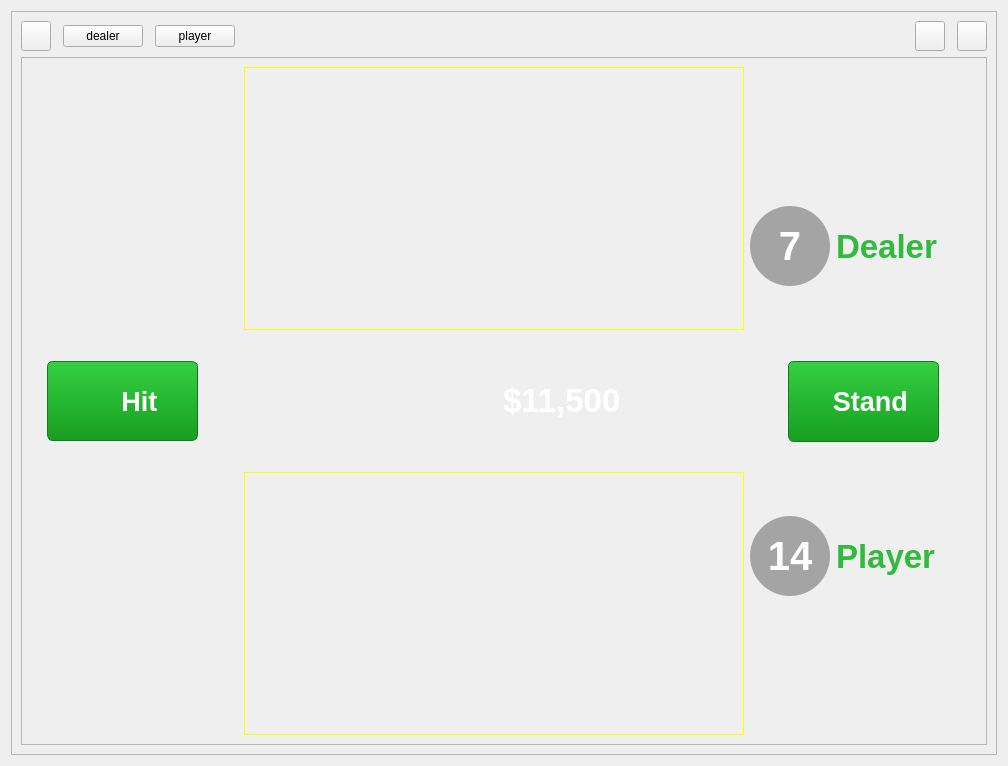
<?xml version="1.0" encoding="UTF-8"?>
<ui version="4.0">
 <class>Form</class>
 <widget class="QWidget" name="Form">
  <property name="geometry">
   <rect>
    <x>0</x>
    <y>0</y>
    <width>1008</width>
    <height>764</height>
   </rect>
  </property>
  <property name="windowTitle">
   <string>Form</string>
  </property>
  <layout class="QGridLayout" name="gridLayout">
   <item row="0" column="0">
    <widget class="DraggableFrame" name="MainFrame">
     <property name="cursor">
      <cursorShape>ArrowCursor</cursorShape>
     </property>
     <property name="styleSheet">
      <string notr="true">#MainFrame
{
	border-image: url(:/images/res/images/green_table.png) 0 0 0 0 stretch stretch;
}
</string>
     </property>
     <property name="frameShape">
      <enum>QFrame::StyledPanel</enum>
     </property>
     <property name="frameShadow">
      <enum>QFrame::Raised</enum>
     </property>
     <layout class="QGridLayout" name="gridLayout_4">
      <item row="0" column="0">
       <layout class="QHBoxLayout" name="horizontalLayout">
        <property name="spacing">
         <number>12</number>
        </property>
        <item>
         <widget class="QPushButton" name="settingsButton">
          <property name="minimumSize">
           <size>
            <width>30</width>
            <height>30</height>
           </size>
          </property>
          <property name="maximumSize">
           <size>
            <width>30</width>
            <height>30</height>
           </size>
          </property>
          <property name="cursor">
           <cursorShape>PointingHandCursor</cursorShape>
          </property>
          <property name="styleSheet">
           <string notr="true">QPushButton 
{
	border-image: url(:/images/res/images/buttons/settings.png);
}
QPushButton:hover
{
	border-image: url(:/images/res/images/buttons/settings_hover.png);
}
</string>
          </property>
          <property name="text">
           <string/>
          </property>
         </widget>
        </item>
        <item>
         <widget class="QPushButton" name="giveDealerButton">
          <property name="text">
           <string>dealer</string>
          </property>
         </widget>
        </item>
        <item>
         <widget class="QPushButton" name="givePlayerButton">
          <property name="text">
           <string>player</string>
          </property>
         </widget>
        </item>
        <item>
         <spacer name="horizontalSpacer">
          <property name="orientation">
           <enum>Qt::Horizontal</enum>
          </property>
          <property name="sizeHint" stdset="0">
           <size>
            <width>40</width>
            <height>20</height>
           </size>
          </property>
         </spacer>
        </item>
        <item>
         <widget class="QPushButton" name="collapseButton">
          <property name="minimumSize">
           <size>
            <width>30</width>
            <height>30</height>
           </size>
          </property>
          <property name="maximumSize">
           <size>
            <width>30</width>
            <height>30</height>
           </size>
          </property>
          <property name="cursor">
           <cursorShape>PointingHandCursor</cursorShape>
          </property>
          <property name="styleSheet">
           <string notr="true">QPushButton 
{
	border-image: url(:/images/res/images/buttons/minimize.png);
}
QPushButton:hover
{
	border-image: url(:/images/res/images/buttons/minimize_hover.png);
}
</string>
          </property>
          <property name="text">
           <string/>
          </property>
         </widget>
        </item>
        <item>
         <widget class="QPushButton" name="closeButton">
          <property name="minimumSize">
           <size>
            <width>30</width>
            <height>30</height>
           </size>
          </property>
          <property name="maximumSize">
           <size>
            <width>30</width>
            <height>30</height>
           </size>
          </property>
          <property name="cursor">
           <cursorShape>PointingHandCursor</cursorShape>
          </property>
          <property name="styleSheet">
           <string notr="true">QPushButton 
{
	border-image: url(:/images/res/images/buttons/close.png);
}

QPushButton:hover
{
	border-image: url(:/images/res/images/buttons/close_hover.png);
}
</string>
          </property>
          <property name="text">
           <string/>
          </property>
         </widget>
        </item>
       </layout>
      </item>
      <item row="1" column="0">
       <widget class="QFrame" name="frame_2">
        <property name="frameShape">
         <enum>QFrame::StyledPanel</enum>
        </property>
        <property name="frameShadow">
         <enum>QFrame::Raised</enum>
        </property>
        <layout class="QGridLayout" name="gridLayout_7">
         <item row="0" column="0">
          <layout class="QGridLayout" name="gridLayout_3">
           <item row="2" column="1">
            <spacer name="verticalSpacer_4">
             <property name="orientation">
              <enum>Qt::Vertical</enum>
             </property>
             <property name="sizeHint" stdset="0">
              <size>
               <width>20</width>
               <height>40</height>
              </size>
             </property>
            </spacer>
           </item>
           <item row="1" column="2">
            <spacer name="horizontalSpacer_13">
             <property name="orientation">
              <enum>Qt::Horizontal</enum>
             </property>
             <property name="sizeType">
              <enum>QSizePolicy::Fixed</enum>
             </property>
             <property name="sizeHint" stdset="0">
              <size>
               <width>40</width>
               <height>20</height>
              </size>
             </property>
            </spacer>
           </item>
           <item row="1" column="1">
            <widget class="QToolButton" name="hitButton">
             <property name="minimumSize">
              <size>
               <width>151</width>
               <height>80</height>
              </size>
             </property>
             <property name="maximumSize">
              <size>
               <width>151</width>
               <height>80</height>
              </size>
             </property>
             <property name="font">
              <font>
               <pointsize>20</pointsize>
               <bold>true</bold>
              </font>
             </property>
             <property name="cursor">
              <cursorShape>PointingHandCursor</cursorShape>
             </property>
             <property name="styleSheet">
              <string notr="true">QToolButton {
    background: qlineargradient(x1:0, y1:0, x2:0, y2:1, stop:0 #34d043, stop:1 #189e21);
    
    border: 1px solid #127a19; 
    border-radius: 6px;         
    color: white; 
    padding: 4px;

    padding-left: 30px; 
    text-align: left; 
}

QToolButton:hover {
    background: qlineargradient(x1:0, y1:0, x2:0, y2:1, stop:0 #2eb83c, stop:1 #158a1c);
}

QToolButton:pressed {
    background: qlineargradient(x1:0, y1:0, x2:0, y2:1, stop:0 #189e21, stop:1 #13791a);
}</string>
             </property>
             <property name="text">
              <string> Hit</string>
             </property>
             <property name="icon">
              <iconset resource="../../../../res.qrc">
               <normaloff>:/images/res/images/icons/hit.png</normaloff>:/images/res/images/icons/hit.png</iconset>
             </property>
             <property name="iconSize">
              <size>
               <width>36</width>
               <height>36</height>
              </size>
             </property>
             <property name="toolButtonStyle">
              <enum>Qt::ToolButtonTextBesideIcon</enum>
             </property>
            </widget>
           </item>
           <item row="0" column="1">
            <spacer name="verticalSpacer_3">
             <property name="orientation">
              <enum>Qt::Vertical</enum>
             </property>
             <property name="sizeHint" stdset="0">
              <size>
               <width>20</width>
               <height>40</height>
              </size>
             </property>
            </spacer>
           </item>
           <item row="1" column="0">
            <spacer name="horizontalSpacer_12">
             <property name="orientation">
              <enum>Qt::Horizontal</enum>
             </property>
             <property name="sizeHint" stdset="0">
              <size>
               <width>40</width>
               <height>20</height>
              </size>
             </property>
            </spacer>
           </item>
          </layout>
         </item>
         <item row="0" column="1">
          <layout class="QGridLayout" name="gridLayout_6">
           <item row="1" column="0">
            <spacer name="horizontalSpacer_6">
             <property name="orientation">
              <enum>Qt::Horizontal</enum>
             </property>
             <property name="sizeHint" stdset="0">
              <size>
               <width>40</width>
               <height>20</height>
              </size>
             </property>
            </spacer>
           </item>
           <item row="1" column="3">
            <spacer name="horizontalSpacer_8">
             <property name="orientation">
              <enum>Qt::Horizontal</enum>
             </property>
             <property name="sizeHint" stdset="0">
              <size>
               <width>40</width>
               <height>20</height>
              </size>
             </property>
            </spacer>
           </item>
           <item row="1" column="1">
            <widget class="BetStackWidget" name="betStackWidget" native="true">
             <property name="minimumSize">
              <size>
               <width>130</width>
               <height>130</height>
              </size>
             </property>
             <property name="maximumSize">
              <size>
               <width>130</width>
               <height>130</height>
              </size>
             </property>
             <property name="cursor">
              <cursorShape>ArrowCursor</cursorShape>
             </property>
            </widget>
           </item>
           <item row="2" column="0" colspan="4">
            <widget class="HandWidget" name="playerHandWidget" native="true">
             <property name="minimumSize">
              <size>
               <width>500</width>
               <height>263</height>
              </size>
             </property>
             <property name="maximumSize">
              <size>
               <width>500</width>
               <height>263</height>
              </size>
             </property>
             <property name="styleSheet">
              <string notr="true">#playerHandWidget
{
border: 1px solid yellow;
}
</string>
             </property>
            </widget>
           </item>
           <item row="1" column="2">
            <widget class="QLabel" name="betAmountLabel">
             <property name="maximumSize">
              <size>
               <width>16777215</width>
               <height>35</height>
              </size>
             </property>
             <property name="font">
              <font>
               <pointsize>25</pointsize>
               <bold>true</bold>
              </font>
             </property>
             <property name="styleSheet">
              <string notr="true">color: rgb(255, 255, 255);</string>
             </property>
             <property name="text">
              <string>$11,500</string>
             </property>
            </widget>
           </item>
           <item row="0" column="0" colspan="4">
            <widget class="HandWidget" name="dealerHandWidget" native="true">
             <property name="minimumSize">
              <size>
               <width>500</width>
               <height>263</height>
              </size>
             </property>
             <property name="maximumSize">
              <size>
               <width>181</width>
               <height>263</height>
              </size>
             </property>
             <property name="styleSheet">
              <string notr="true">#dealerHandWidget
{
border: 1px solid yellow;
}
</string>
             </property>
            </widget>
           </item>
          </layout>
         </item>
         <item row="0" column="2">
          <layout class="QGridLayout" name="gridLayout_5">
           <item row="0" column="0">
            <layout class="QVBoxLayout" name="verticalLayout">
             <item>
              <spacer name="verticalSpacer_6">
               <property name="orientation">
                <enum>Qt::Vertical</enum>
               </property>
               <property name="sizeHint" stdset="0">
                <size>
                 <width>20</width>
                 <height>74</height>
                </size>
               </property>
              </spacer>
             </item>
             <item>
              <layout class="QHBoxLayout" name="horizontalLayout_3">
               <item>
                <widget class="QLabel" name="playerScoreLabel_2">
                 <property name="minimumSize">
                  <size>
                   <width>80</width>
                   <height>80</height>
                  </size>
                 </property>
                 <property name="maximumSize">
                  <size>
                   <width>80</width>
                   <height>80</height>
                  </size>
                 </property>
                 <property name="font">
                  <font>
                   <pointsize>30</pointsize>
                   <bold>true</bold>
                  </font>
                 </property>
                 <property name="styleSheet">
                  <string notr="true">QLabel {
    background-color: rgba(0, 0, 0, 80); 
    
    color: white;
    font-weight: bold;
    border-radius: 40px; 
}</string>
                 </property>
                 <property name="text">
                  <string>7</string>
                 </property>
                 <property name="alignment">
                  <set>Qt::AlignCenter</set>
                 </property>
                </widget>
               </item>
               <item>
                <widget class="QLabel" name="label_Dealer">
                 <property name="minimumSize">
                  <size>
                   <width>141</width>
                   <height>44</height>
                  </size>
                 </property>
                 <property name="maximumSize">
                  <size>
                   <width>141</width>
                   <height>44</height>
                  </size>
                 </property>
                 <property name="font">
                  <font>
                   <pointsize>25</pointsize>
                   <bold>true</bold>
                  </font>
                 </property>
                 <property name="styleSheet">
                  <string notr="true">QLabel {
	color: rgb(50, 186, 62);
}</string>
                 </property>
                 <property name="text">
                  <string>Dealer</string>
                 </property>
                </widget>
               </item>
              </layout>
             </item>
            </layout>
           </item>
           <item row="1" column="0">
            <layout class="QGridLayout" name="gridLayout_2">
             <item row="1" column="0">
              <spacer name="horizontalSpacer_14">
               <property name="orientation">
                <enum>Qt::Horizontal</enum>
               </property>
               <property name="sizeHint" stdset="0">
                <size>
                 <width>18</width>
                 <height>20</height>
                </size>
               </property>
              </spacer>
             </item>
             <item row="0" column="1">
              <spacer name="verticalSpacer_2">
               <property name="orientation">
                <enum>Qt::Vertical</enum>
               </property>
               <property name="sizeHint" stdset="0">
                <size>
                 <width>148</width>
                 <height>36</height>
                </size>
               </property>
              </spacer>
             </item>
             <item row="1" column="1">
              <widget class="QToolButton" name="standButton">
               <property name="minimumSize">
                <size>
                 <width>151</width>
                 <height>81</height>
                </size>
               </property>
               <property name="maximumSize">
                <size>
                 <width>151</width>
                 <height>81</height>
                </size>
               </property>
               <property name="font">
                <font>
                 <pointsize>20</pointsize>
                 <bold>true</bold>
                </font>
               </property>
               <property name="cursor">
                <cursorShape>PointingHandCursor</cursorShape>
               </property>
               <property name="styleSheet">
                <string notr="true">QToolButton {
    background: qlineargradient(x1:0, y1:0, x2:0, y2:1, stop:0 #34d043, stop:1 #189e21);
    
    border: 1px solid #127a19; 
    border-radius: 6px;         
    color: white; 
    padding: 4px;

    padding-left: 10px; 
    text-align: left; 
}

QToolButton:hover {
    background: qlineargradient(x1:0, y1:0, x2:0, y2:1, stop:0 #2eb83c, stop:1 #158a1c);
}

QToolButton:pressed {
    background: qlineargradient(x1:0, y1:0, x2:0, y2:1, stop:0 #189e21, stop:1 #13791a);
}</string>
               </property>
               <property name="text">
                <string> Stand</string>
               </property>
               <property name="icon">
                <iconset resource="../../../../res.qrc">
                 <normaloff>:/images/res/images/icons/stand.png</normaloff>:/images/res/images/icons/stand.png</iconset>
               </property>
               <property name="iconSize">
                <size>
                 <width>36</width>
                 <height>36</height>
                </size>
               </property>
               <property name="toolButtonStyle">
                <enum>Qt::ToolButtonTextBesideIcon</enum>
               </property>
              </widget>
             </item>
             <item row="2" column="1">
              <spacer name="verticalSpacer">
               <property name="orientation">
                <enum>Qt::Vertical</enum>
               </property>
               <property name="sizeHint" stdset="0">
                <size>
                 <width>20</width>
                 <height>40</height>
                </size>
               </property>
              </spacer>
             </item>
             <item row="1" column="2">
              <spacer name="horizontalSpacer_7">
               <property name="orientation">
                <enum>Qt::Horizontal</enum>
               </property>
               <property name="sizeHint" stdset="0">
                <size>
                 <width>18</width>
                 <height>20</height>
                </size>
               </property>
              </spacer>
             </item>
            </layout>
           </item>
           <item row="2" column="0">
            <layout class="QVBoxLayout" name="verticalLayout_2">
             <item>
              <layout class="QHBoxLayout" name="horizontalLayout_2">
               <item>
                <widget class="QLabel" name="playerScoreLabel">
                 <property name="minimumSize">
                  <size>
                   <width>80</width>
                   <height>80</height>
                  </size>
                 </property>
                 <property name="maximumSize">
                  <size>
                   <width>80</width>
                   <height>80</height>
                  </size>
                 </property>
                 <property name="font">
                  <font>
                   <pointsize>30</pointsize>
                   <bold>true</bold>
                  </font>
                 </property>
                 <property name="styleSheet">
                  <string notr="true">QLabel {
    background-color: rgba(0, 0, 0, 80); 
    
    color: white;
    font-weight: bold;
    border-radius: 40px; 
}</string>
                 </property>
                 <property name="text">
                  <string>14</string>
                 </property>
                 <property name="alignment">
                  <set>Qt::AlignCenter</set>
                 </property>
                </widget>
               </item>
               <item>
                <widget class="QLabel" name="label_Player">
                 <property name="minimumSize">
                  <size>
                   <width>141</width>
                   <height>44</height>
                  </size>
                 </property>
                 <property name="maximumSize">
                  <size>
                   <width>141</width>
                   <height>44</height>
                  </size>
                 </property>
                 <property name="font">
                  <font>
                   <pointsize>25</pointsize>
                   <bold>true</bold>
                  </font>
                 </property>
                 <property name="styleSheet">
                  <string notr="true">QLabel {
	color: rgb(50, 186, 62);
}</string>
                 </property>
                 <property name="text">
                  <string>Player</string>
                 </property>
                </widget>
               </item>
              </layout>
             </item>
             <item>
              <spacer name="verticalSpacer_5">
               <property name="orientation">
                <enum>Qt::Vertical</enum>
               </property>
               <property name="sizeHint" stdset="0">
                <size>
                 <width>20</width>
                 <height>74</height>
                </size>
               </property>
              </spacer>
             </item>
            </layout>
           </item>
          </layout>
         </item>
        </layout>
       </widget>
      </item>
     </layout>
    </widget>
   </item>
  </layout>
 </widget>
 <customwidgets>
  <customwidget>
   <class>DraggableFrame</class>
   <extends>QFrame</extends>
   <header>E:\qt_projects\BJGUI\src\presentation\CustomWidgets\DraggableQFrame\draggableframe.h</header>
   <container>1</container>
  </customwidget>
  <customwidget>
   <class>BetStackWidget</class>
   <extends>QWidget</extends>
   <header>E:\qt_projects\BJGUI\src\Presentation\Widgets\BetStackWidget\betstackwidget.h</header>
   <container>1</container>
  </customwidget>
  <customwidget>
   <class>HandWidget</class>
   <extends>QWidget</extends>
   <header>E:\qt_projects\BJGUI\src\Presentation\Widgets\Hand\handwidget.h</header>
   <container>1</container>
  </customwidget>
 </customwidgets>
 <resources>
  <include location="../../../../res.qrc"/>
 </resources>
 <connections/>
</ui>
